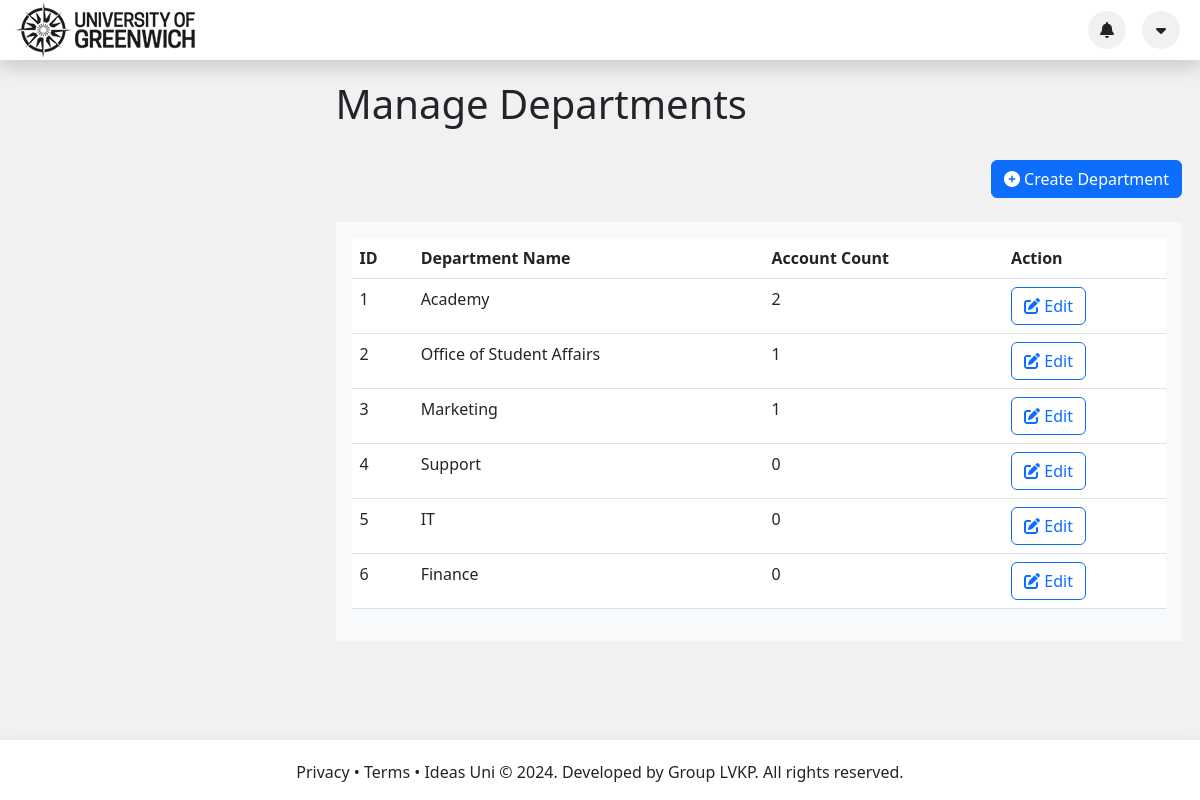
Page /QAM_Department.php (signed in) on the committed database.
### tables this page shows
CREATE TABLE Department
(
    DepartmentID   INT PRIMARY KEY AUTO_INCREMENT,
    DepartmentName VARCHAR(50) NOT NULL
);

### QAM_Department.php (the view, shortened to what this page needs)
<?php
if (!isset($_SESSION['login'])) {
    header("Location: index.php");
} else {
    ?>
    <!DOCTYPE html>
    <html lang="en">
    <head>
        <link rel="stylesheet" href="https://cdnjs.cloudflare.com/ajax/libs/font-awesome/6.3.0/css/all.min.css"
/>
        <link href="https://cdn.jsdelivr.net/npm/bootstrap@5.3.0-alpha1/dist/css/bootstrap.min.css" rel="stylesheet"
>
        <link rel="stylesheet" type="text/css" href="./css/style.css">
    </head>
    <body class="bg-gray">
    <?php
    include 'header.php';
    ?>
    <div class="container-fluid" style="margin-bottom: 100px;">
        <div class="row justify-content-evenly">
            <div class="col-12">
                <div class="d-flex flex-column justify-content-center mx-auto main-container">
                    <h1>Manage Departments</h1>
                    <div class="d-flex justify-content-end align-items-center my-4">
                        <button class="btn btn-primary" data-bs-toggle="modal" data-bs-target="#createDepartmentModal">
                            <i class="fas fa-plus-circle"></i> Create Department
                        </button>
                    </div>
                    <?php include_once("connection.php"); ?>
                    <?php $sql = "SELECT * FROM Department";
                    $result = mysqli_query($conn, $sql); ?>
                    <?php if (mysqli_num_rows($result) > 0) : ?>
                    <div class="bg-light p-3">
                        <table class="table">
                            <thead>
                            <tr>
                                <th>ID</th>
                                <th>Department Name</th>
                                <th>Account Count</th>
                                <th>Action</th>
                            </tr>
                            </thead>
                            <?php while ($row = mysqli_fetch_assoc($result)) : ?>
                                <tbody>
                                <tr>
                                    <td><?php echo $row['DepartmentID']; ?></td>
                                    <td><?php echo $row['DepartmentName']; ?></td>
                                    <td><?php
                                        $department_id = $row['DepartmentID'];
                                        $sql = "SELECT COUNT(*) AS count FROM Staff WHERE DepartmentID = '$department_id'";
                                        $result2 = mysqli_query($conn, $sql);
                                        $row2 = mysqli_fetch_assoc($result2);
                                        echo $row2['count'];
                                        ?>
                                    </td>
                                    <td>
                                        <button class="btn btn-outline-primary" data-bs-toggle="modal"
                                                id="edit-department"
                                                data-id="<?php echo $row['DepartmentID']; ?>"
                                                data-name="<?php echo $row['DepartmentName']; ?>"
                                                data-toggle="modal"
                                                data-bs-target="#editDepartmentModal"><i class="fas fa-edit"></i> Edit
                                        </button>
                                    </td>
                                </tr>
                                </tbody>
                            <?php endwhile; ?>
                        </table>
                        <?php else : ?>
                            <p>No departments found.</p>
                        <?php endif; ?>
                    </div>
                </div>
            </div>
        </div>
    </div>
    <?php
    include 'footer.php';
    ?>
    </body>
    </html>
<?php } ?>

### css/style.css (style rules this page uses)
.d-flex { display: flex; }
.flex-column { flex-direction: column; }
.justify-content-center { justify-content: center; }
.mx-auto { margin-left: auto; margin-right: auto; }
.main-container { padding-top: 80px; max-width: 97vw; overflow-x: hidden; padding-left: 27%; }
.table td, .table th { white-space: nowrap; overflow: hidden; text-overflow: ellipsis; }
.bg-gray { background-color: #f1f1f1; }

### rows in the picture
department: DepartmentID "1", DepartmentName "Academy", count "2"
department: DepartmentID "2", DepartmentName "Office of Student Affairs", count "1"
department: DepartmentID "3", DepartmentName "Marketing", count "1"
department: DepartmentID "4", DepartmentName "Support", count "0"
department: DepartmentID "5", DepartmentName "IT", count "0"
department: DepartmentID "6", DepartmentName "Finance", count "0"
